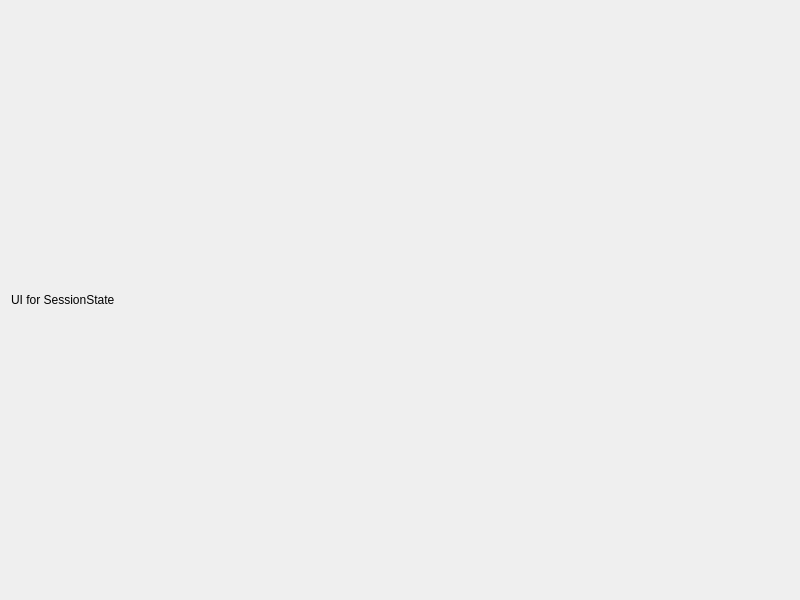
<?xml version="1.0" encoding="UTF-8"?>
<ui version="4.0">
 <class>SessionState</class>
 <widget class="QDialog" name="sessionState">
  <property name="geometry">
   <rect>
    <x>0</x>
    <y>0</y>
    <width>800</width>
    <height>600</height>
   </rect>
  </property>
  <property name="windowTitle">
   <string>Session State</string>
  </property>
  <layout class="QVBoxLayout" name="verticalLayout">
   <item>
    <widget class="QLabel" name="label">
     <property name="text">
      <string>UI for SessionState</string>
     </property>
    </widget>
   </item>
  </layout>
 </widget>
 <resources/>
 <connections/>
</ui>
